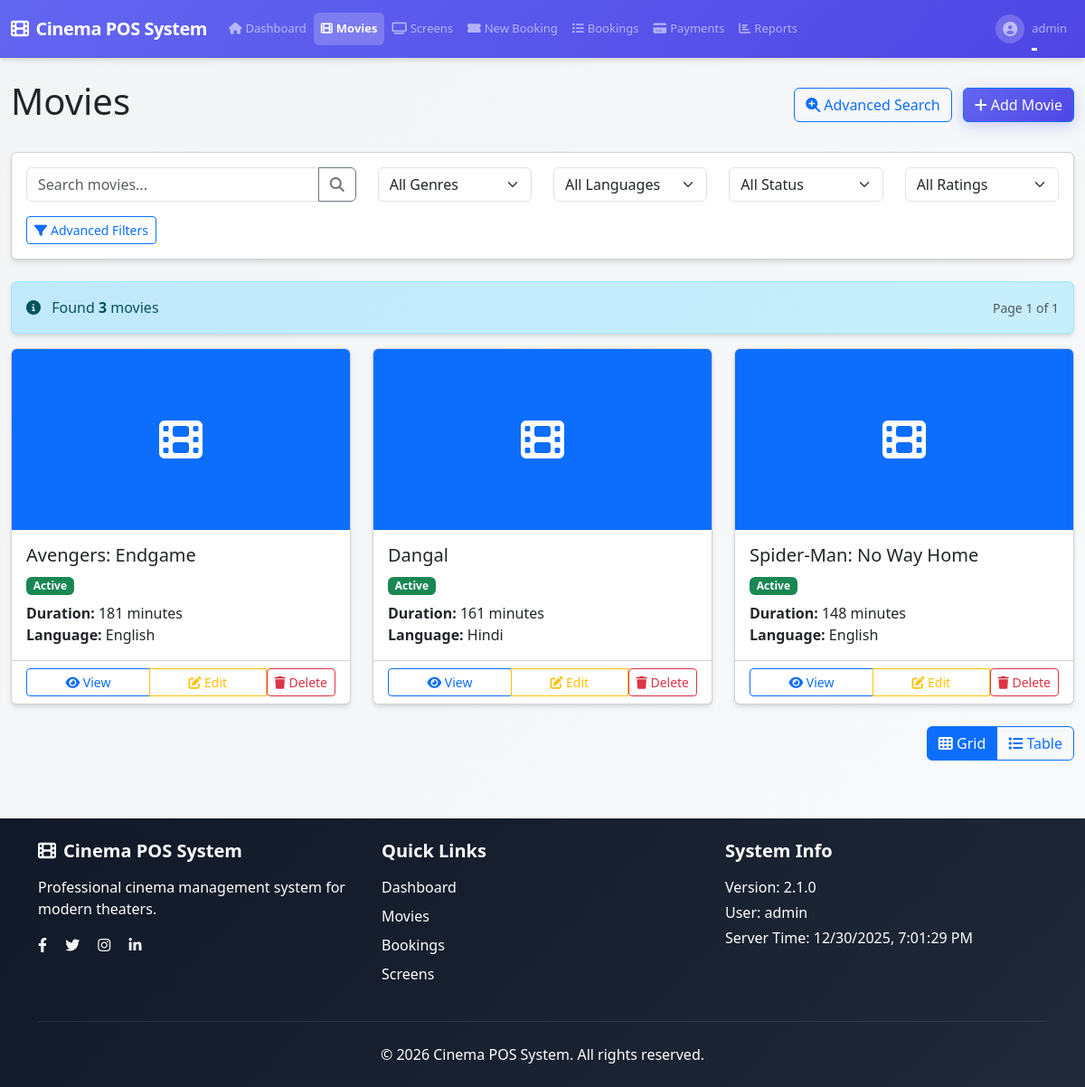
Page /movies/ (signed in) on the earlier database version.
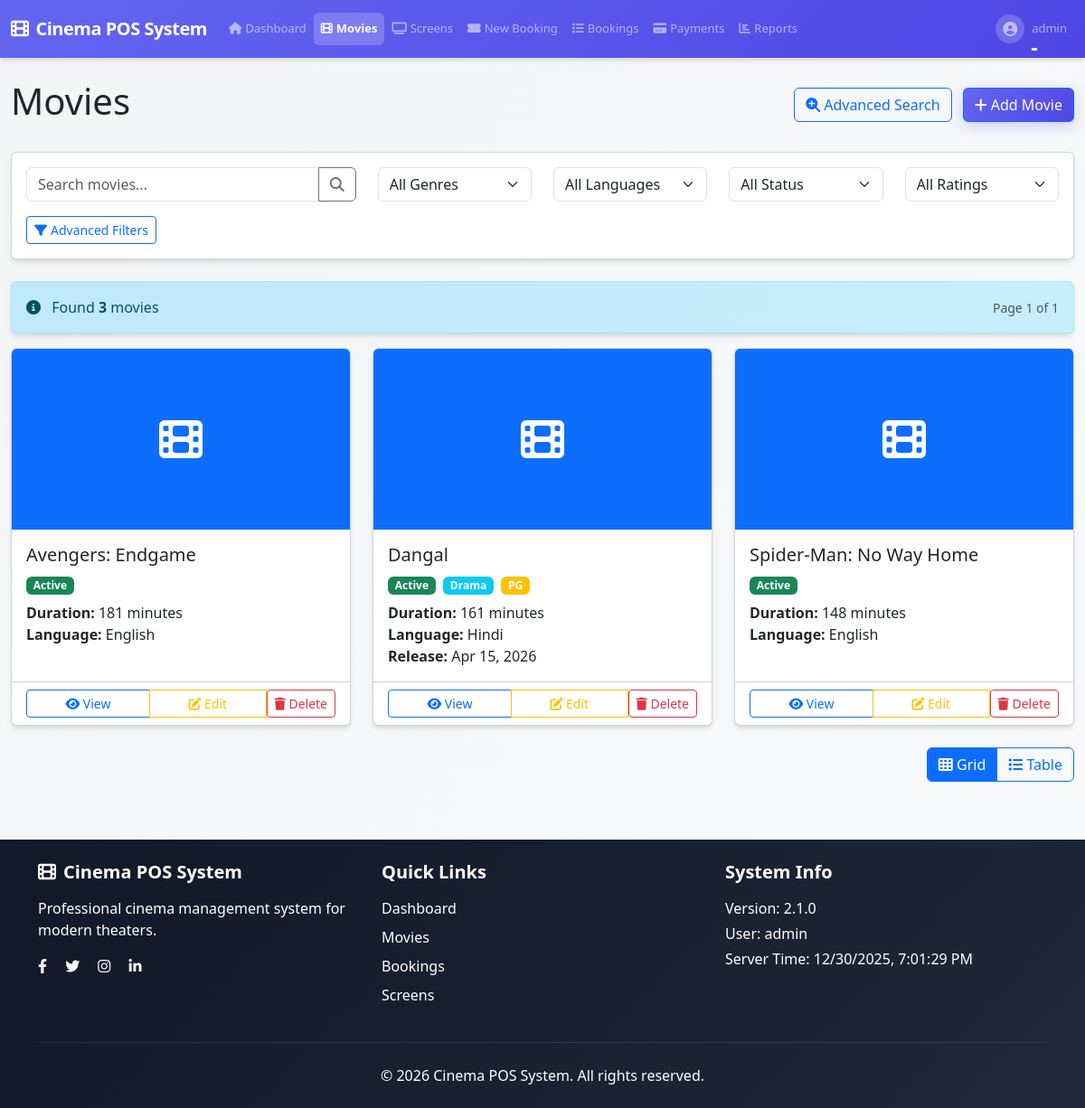
Same page on the later database version.
### app/movies/models.py (models this page shows, shortened)
class Movie(db.Model):
    id = db.Column(db.Integer, primary_key=True)
    name = db.Column(db.String(100), nullable=False)
    description = db.Column(db.Text)
    duration = db.Column(db.Integer, nullable=False)  # in minutes
    genre = db.Column(db.String(50))
    release_date = db.Column(db.Date)
    poster_url = db.Column(db.String(255))  # URL to poster image
    rating = db.Column(db.String(10))  # MPAA rating
    language = db.Column(db.String(20), nullable=False)
    status = db.Column(db.Enum('active', 'inactive', name='movie_status'), default='active', nullable=False)
    created_at = db.Column(db.DateTime, default=datetime.utcnow)
    updated_at = db.Column(db.DateTime, default=datetime.utcnow, onupdate=datetime.utcnow)
    shows = db.relationship('Show', backref='movie', lazy=True)

### app/movies/routes.py (the view, shortened to what this page needs)
@bp.route('/')
@login_required
def index():
    params = get_search_params_from_request(None)
    movie_search = MovieSearch()
    movie_search.search_movies(
        search_term=params.get('search_term'),
        genre=params.get('genre'),
        language=params.get('language'),
        rating=params.get('rating'),
        status=params.get('status'),
        min_duration=params.get('min_duration'),
        max_duration=params.get('max_duration'),
        release_date_from=params.get('release_date_from'),
        release_date_to=params.get('release_date_to'),
        sort_by=params.get('sort_by', 'name'),
        sort_order=params.get('sort_order', 'asc')
    )
    movie_search.set_pagination(params.get('page', 1), params.get('per_page', 12))
    search_results = movie_search.execute()
    movies = search_results['results']
    languages = db.session.query(Movie.language).distinct().all()
    languages = [lang[0] for lang in languages if lang[0]]
    form = MovieSearchForm()
    if params.get('search_term'):
        form.search.data = params.get('search_term')
    if params.get('genre'):
        form.genre.data = params.get('genre')
    if params.get('language'):
        form.language.data = params.get('language')
    if params.get('rating'):
        form.rating.data = params.get('rating')
    if params.get('status'):
        form.status.data = params.get('status')
    return render_template('movies/index.html',
                          title='Movies',
                          movies=movies,
                          languages=languages,
                          form=form,
                          search_params=params,
                          pagination=search_results)

### app/__init__.py (called while the page is built)
@login_manager.user_loader
def load_user(user_id):
    from app.auth.models import User
    return User.query.get(int(user_id))

### app/auth/models.py (called while the page is built)
    def is_admin(self):
        from flask import session
        current_role = session.get('current_role')
        if current_role:
            return current_role == 'admin'
        return self.role == 'admin'

### app/search.py (called while the page is built)
    def add_date_range_filter(self, start_field, start_date=None, end_date=None):
        if start_date:
            self.add_filter(getattr(self.model, start_field) >= start_date)
        if end_date:
            self.add_filter(getattr(self.model, start_field) <= end_date)
        return self

    def set_sorting(self, sort_field, sort_direction='asc'):
        if hasattr(self.model, sort_field):
            self.sort_field = sort_field
            self.sort_direction = sort_direction.lower()
        return self

    def set_pagination(self, page=1, per_page=20):
        self.page = max(1, int(page))
        self.per_page = max(1, int(per_page))
        return self

### templates/movies/index.html (shortened to what the changed rows need)
{% extends "base.html" %}
{% block content %}
<div class="row">
    <div class="col-12">
        <div class="d-flex justify-content-between align-items-center mb-4">
            <h1>Movies</h1>
        </div>
    </div>
</div>
<div class="row" id="gridView">
    {% for movie in movies %}
    <div class="col-md-4 mb-4 movie-item" data-status="{{ movie.status }}" data-language="{{ movie.language }}">
        <div class="card h-100">
            {% if movie.poster_url %}
            <img src="{{ movie.poster_url }}" class="card-img-top movie-poster" alt="{{ movie.name }}" style="height: 200px; object-fit: cover;">
            {% else %}
            <div class="card-img-top bg-{{ 'primary' if movie.status == 'active' else 'secondary' }} text-white text-center p-4" style="height: 200px; display: flex; align-items: center; justify-content: center;">
                <i class="fas fa-film fa-3x"></i>
            </div>
            {% endif %}
            <div class="card-body">
                <h5 class="card-title">{{ movie.name }}</h5>
                <div class="mb-2">
                    <span class="badge bg-{{ 'success' if movie.status == 'active' else 'secondary' }} me-1">{{ movie.status.title() }}</span>
                    {% if movie.genre %}
                    <span class="badge bg-info me-1">{{ movie.genre }}</span>
                    {% endif %}
                    {% if movie.rating %}
                    <span class="badge bg-warning me-1">{{ movie.rating }}</span>
                    {% endif %}
                </div>
                <p class="card-text">
                    <strong>Duration:</strong> {{ movie.duration }} minutes<br>
                    <strong>Language:</strong> {{ movie.language }}
                    {% if movie.release_date %}
                    <br><strong>Release:</strong> {{ movie.release_date.strftime('%b %d, %Y') }}
                    {% endif %}
                </p>
            </div>
            <div class="card-footer bg-transparent">
                <div class="btn-group w-100" role="group">
                    <a href="{{ url_for('movies.view', id=movie.id) }}" class="btn btn-sm btn-outline-primary">
                        <i class="fas fa-eye"></i> View
                    </a>
                    {% if current_user.is_admin() %}
                    <a href="{{ url_for('movies.edit', id=movie.id) }}" class="btn btn-sm btn-outline-warning">
                        <i class="fas fa-edit"></i> Edit
                    </a>
                    <form method="POST" action="{{ url_for('movies.delete', id=movie.id) }}" class="d-inline" onsubmit="return confirm('Are you sure you want to delete this movie? This action cannot be undone.')">
                        <button type="submit" class="btn btn-sm btn-outline-danger">
                            <i class="fas fa-trash"></i> Delete
                        </button>
                    </form>
                    {% endif %}
                </div>
            </div>
        </div>
    </div>
    {% endfor %}
</div>
{% endblock %}

Differences in the rows shown:
changed Movie "Dangal": genre (not shown) → "Drama"; rating (not shown) → "PG"; release_date (not shown) → "Apr 15, 2026"
